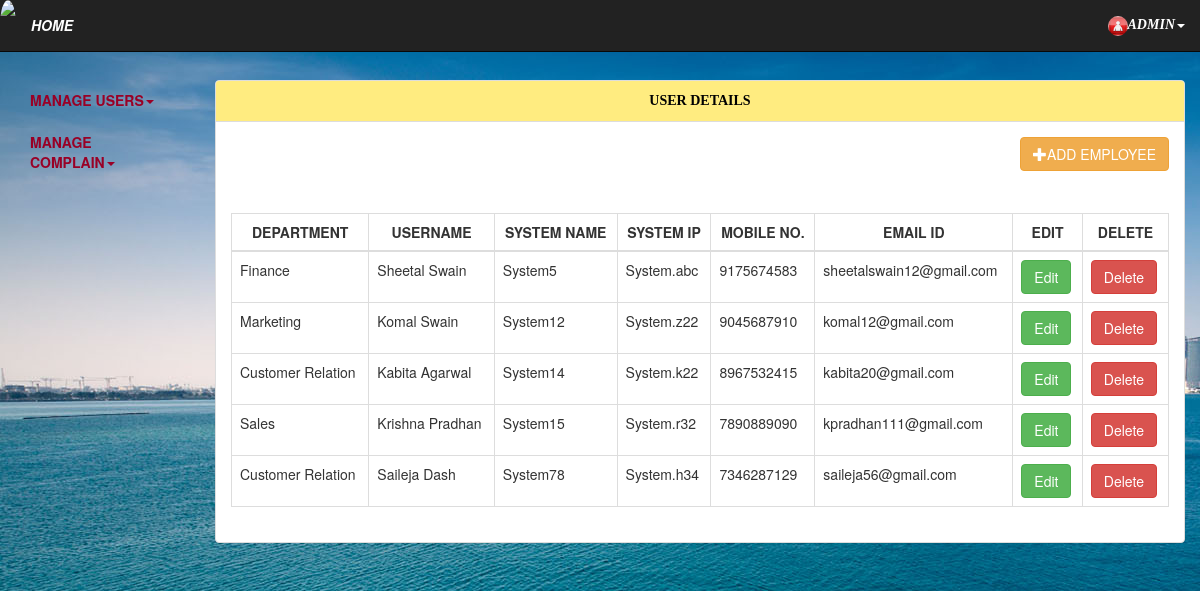
The app's page /user_details.php with its own data.
### tables this page shows
CREATE TABLE `emp_details` (
  `emp_id` int(11) NOT NULL,
  `emp_name` varchar(50) NOT NULL,
  `dept_id` int(11) NOT NULL,
  `system_ip` varchar(50) NOT NULL,
  `system_name` varchar(50) NOT NULL,
  `mob_no` varchar(10) NOT NULL,
  `email` varchar(50) NOT NULL,
  `reg_date` datetime NOT NULL DEFAULT CURRENT_TIMESTAMP
);

CREATE TABLE `dept_details` (
  `dept_id` int(11) NOT NULL,
  `dept_name` varchar(50) NOT NULL
);

### user_details.php (the view, shortened to what this page needs)
<!doctype html>
<?php
include 'db_config.php';
?>
<html>
<head>
<link href="bootstrap/css/bootstrap.min.css" rel="stylesheet">
<link href="bootstrap/css/login1.css" rel="stylesheet">
</head>
<body data-spy="scroll" data-target="#myScrollspy" data-offset="15" style="overflow-y:scroll">
<nav class="navbar navbar-inverse navbar-fixed-top" style="border-radius:0px">
<div class="container-fluid">
<div class="navbar-header">
<a class="navbar-brand" href="#"><img src="logo3.png" height="100%" width="auto" class="img-circle"></a>
</div>
<ul class="nav navbar-nav">
<li><a href="admin_home.php"><strong><em>HOME</em></strong></a></li>
</ul>
<div class="collapse navbar-collapse">
<ul class="nav navbar-nav navbar-right">
<li class="dropdown">
<a class="dropdown-toggle" data-toggle="dropdown" href="#" style="font-family:georgia"><img src="admin3.jpg" class="img-circle"><strong><em>ADMIN</em></strong><span class="caret"></span></a>
</li>
</ul>
</div>
</div>
</nav>
<div class="row" style="padding-top:80px">
<div class="container-fluid">
<nav class="col-sm-2" id="myScrollspy">
<ul class="nav nav-pills nav-stacked" data-spy="affix" data-offset-top="205">
<li class="dropdown">
<a class="dropdown-toggle" id="1" href="#" style="color:#990026"><strong>MANAGE USERS</strong><span class="caret"></span></a>
</li>
<li class="dropdown">
<a class="dropdown-toggle" data-toggle="dropdown" id="2" href="#" style="color:#990026"><strong>MANAGE COMPLAIN</strong><span class="caret"></span></a>
</li>
</ul>
</nav>
<div class="col-sm-10">
<div class="panel panel-default">
<div class="panel-heading" style="font-family:georgia;color:black;background-color: #ffec80;"><div class="text-center"><strong>USER DETAILS</strong></div></div>
<div class="panel-body" style="max-height:500px;overflow-y:scroll;">
<form role="form" action="emp_reg.php">
<button type="submit" class="btn btn-warning pull-right"><span class="glyphicon glyphicon-plus"></span>ADD EMPLOYEE</button>
</form>
<div class="row">
<div class="col-lg-12">
</div>
</div>
<div class="row">
<div class="col-lg-12">
</div>
</div>
<br><br>
<div class="table-responsive">
<table class="table table-bordered">
<thead>
<tr>
<th class="text-center">DEPARTMENT</th>
<th class="text-center">USERNAME</th>
<th class="text-center">SYSTEM NAME</th>
<th class="text-center">SYSTEM IP</th>
<th class="text-center">MOBILE NO.</th>
<th class="text-center">EMAIL ID</th>
<th class="text-center">EDIT</th>
<th class="text-center">DELETE</th>
</tr>
</thead>
<tbody >
<?php
$sql="select * from emp_details inner join dept_details on emp_details.dept_id=dept_details.dept_id";
$query=mysqli_query($conn,$sql);
foreach ($query as $tb){
?>
<tr>
<td><?php echo $tb['dept_name']; ?></td>
<td><?php echo $tb['emp_name']; ?></td>
<td><?php echo $tb['system_name']; ?></td>
<td><?php echo $tb['system_ip']; ?></td>
<td><?php echo $tb['mob_no']; ?></td>
<td><?php echo $tb['email']; ?></td>
<td><button class="btn btn-success" data-toggle="modal" data-target="#editModal<?php echo $tb['emp_id']; ?>">Edit</button></td>
<td><a class="btn btn-danger" href="delete_emp.php?id=<?php echo $tb['emp_id']; ?>">Delete</a></td>
</tr>
<?php } ?>
</tbody>
</table>
</div>
</div>
</div>
</div>
</div>
</div>
</body>
</html>

### user_details.php (style rules this page uses)
body { background-image:url("bckg1.jpg"); }
.img-circle { height:20px; width:auto; }
.navbar-inverse .navbar-nav > li > a { color:white; }

### records on screen
emp_details: dept.dept_name "Finance", emp_name "Sheetal Swain", system_name "System5", system_ip "System.abc", mob_no "9175674583", email "sheetalswain12@gmail.com"
emp_details: dept.dept_name "Marketing", emp_name "Komal Swain", system_name "System12", system_ip "System.z22", mob_no "9045687910", email "komal12@gmail.com"
emp_details: dept.dept_name "Customer Relation", emp_name "Kabita Agarwal", system_name "System14", system_ip "System.k22", mob_no "8967532415", email "kabita20@gmail.com"
emp_details: dept.dept_name "Sales", emp_name "Krishna Pradhan", system_name "System15", system_ip "System.r32", mob_no "7890889090", email "kpradhan111@gmail.com"
emp_details: dept.dept_name "Customer Relation", emp_name "Saileja Dash", system_name "System78", system_ip "System.h34", mob_no "7346287129", email "saileja56@gmail.com"
